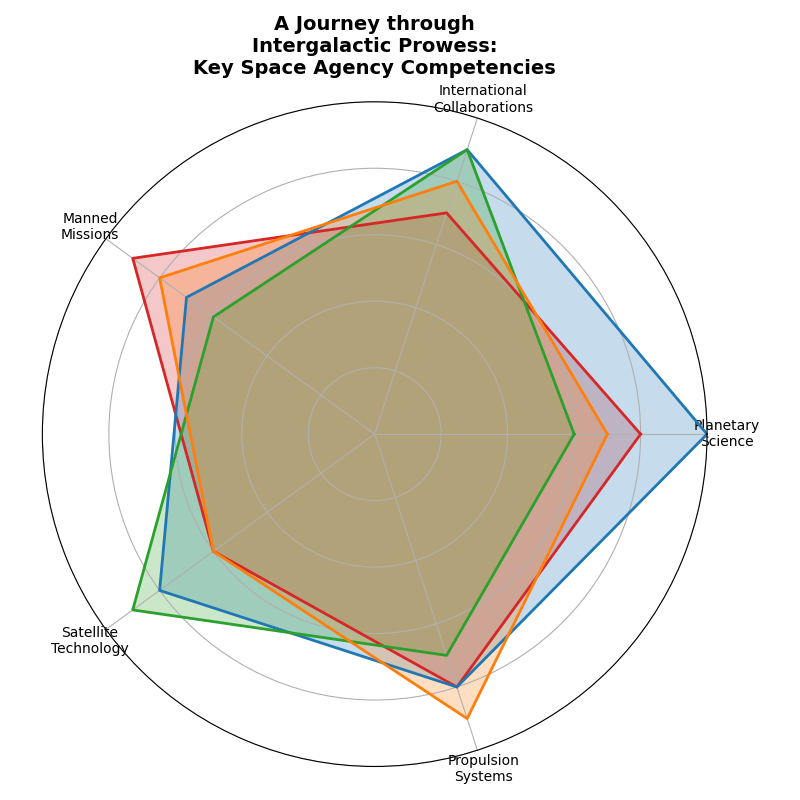

The Python source for this figure:
import matplotlib.pyplot as plt
import numpy as np

agencies = ['CNSA', 'NASA', 'ISRO', 'ESA']
domains = ['Planetary\nScience', 'International\nCollaborations', 
           'Manned\nMissions', 'Satellite\nTechnology', 'Propulsion\nSystems']

competency_scores = np.array([
    [8, 7, 9, 6, 8],   # CNSA
    [10, 9, 7, 8, 8],  # NASA
    [6, 9, 6, 9, 7],   # ISRO
    [7, 8, 8, 6, 9]    # ESA
])

num_vars = len(domains)
angles = np.linspace(0, 2 * np.pi, num_vars, endpoint=False).tolist()
angles += angles[:1]

fig, ax = plt.subplots(figsize=(8, 8), subplot_kw=dict(polar=True))
ax.set_ylim(0, 10)

colors = ['#d62728', '#1f77b4', '#2ca02c', '#ff7f0e']

for i, agency in enumerate(agencies):
    values = competency_scores[i].tolist()
    values += values[:1]
    
    ax.fill(angles, values, color=colors[i], alpha=0.25)
    ax.plot(angles, values, color=colors[i], linewidth=2, linestyle='-')

ax.set_yticklabels([])
ax.set_xticks(angles[:-1])
ax.set_xticklabels(domains, fontsize=10, ha='center')

plt.title('A Journey through\nIntergalactic Prowess:\nKey Space Agency Competencies',
          fontsize=14, fontweight='bold', pad=20)
plt.tight_layout()

plt.show()
